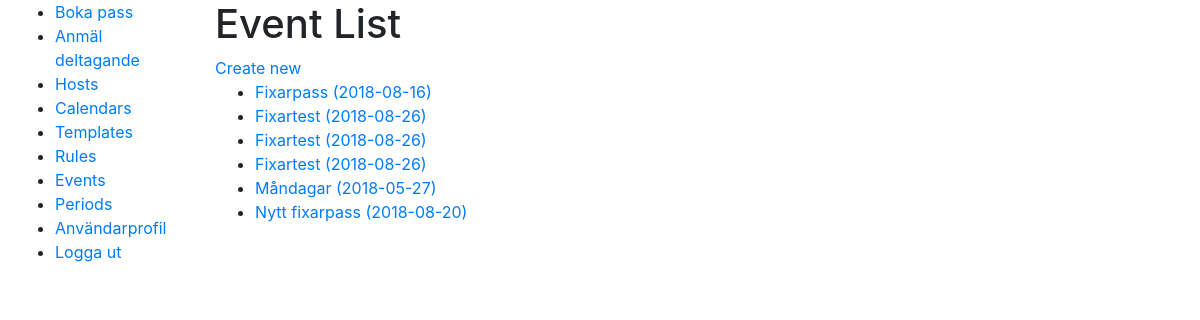
Before: /scheduler/events (signed in) with the older database file.
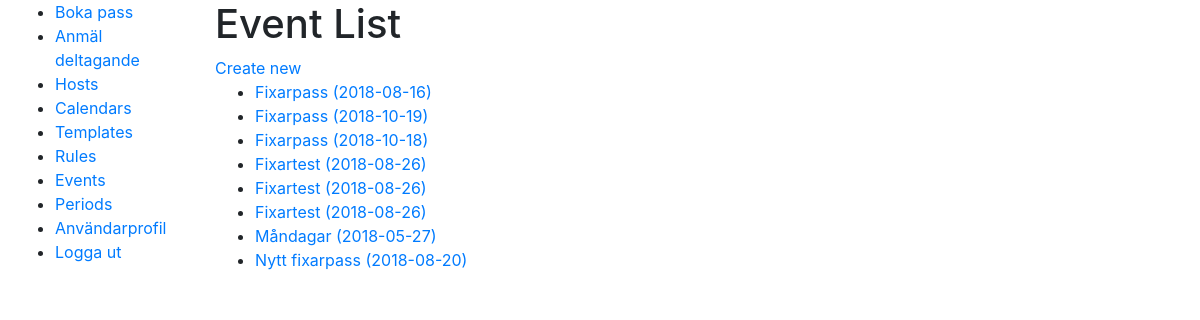
After: the same page with the newer database file.
### scheduler/models.py (models this page shows, shortened)
class Event(models.Model):
    name = models.CharField(max_length=50, help_text="Enter a human-friendly name for this type of Event")
    description = models.CharField(max_length=300, help_text="Enter a description for this type of Event", null=True, blank=True)
    template = models.ForeignKey('EventTemplate', on_delete=models.SET_NULL, null=True, help_text="Select a template for how scheduled Events will look in the calendar.")
    start = models.DateTimeField(help_text="Start of event repetition and start time of events", db_index=True)
    end = models.DateTimeField(help_text="End time of events, must be after start", db_index=True)
    repeat_end = models.DateTimeField(help_text="Date to end repetition", null=True, blank=True)
    rule = models.ForeignKey('SchedulingRule', null=True, blank=True, help_text="Select '----' for a one time only event.", on_delete=models.SET_NULL)
    class Meta:
        ordering = ["name"]
    def get_absolute_url(self):
        return reverse('event-detail', args=[str(self.id)])
    """
    Retrieves events between two dates
    If replace=True it replaces generated events with actual objects from DB
    If replace=False it removes generated events where there is an actual object in DB but does not replace it.
    """

### scheduler/views.py (the view)
# urls.py: path('events', views.EventListView.as_view(), name='events'),
class EventListView(UserIsStaffMixin, generic.ListView):
    model = Event

### scheduler/views.py (called while the page is built)
    def test_func(self):
        return self.request.user.is_staff

### scheduler/templates/scheduler/event_list.html (shortened to what this page needs)
{% extends "base_generic.html" %}
{% block content %}
    <h1>Event List</h1>
    <a href="{% url 'event-create' %}">Create new</a>
    {% if event_list %}
    <ul>
      {% for event in event_list %}
      <li>
        <a href="{{ event.get_absolute_url }}">{{ event.name }} ({{ event.start |date:"Y-m-d"}})</a>
      </li>
      {% endfor %}
    </ul>
    {% else %}
      <p>No Events have been created.</p>
    {% endif %}
{% endblock %}

Changed rows visible on the page:
added Event: name "Fixarpass", start "2018-10-19"
added Event: name "Fixarpass", start "2018-10-18"
